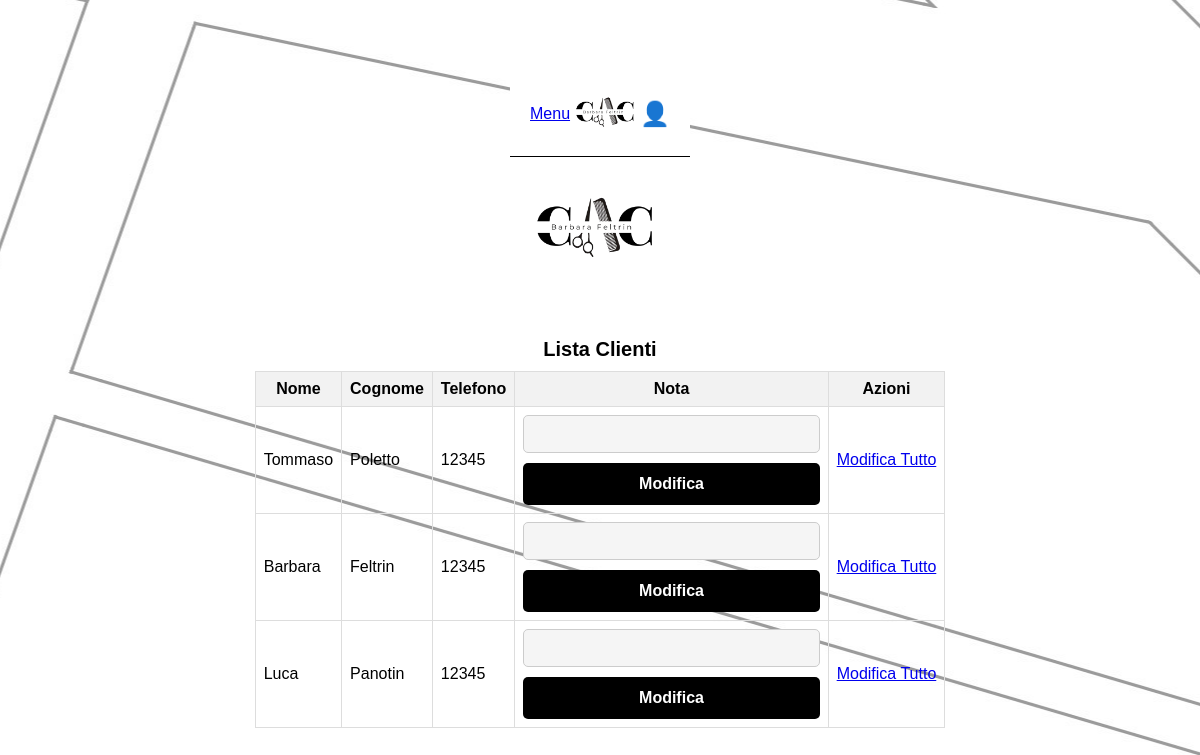
/view-get/lista_clienti.php (signed in), run on an earlier commit of the app's database.
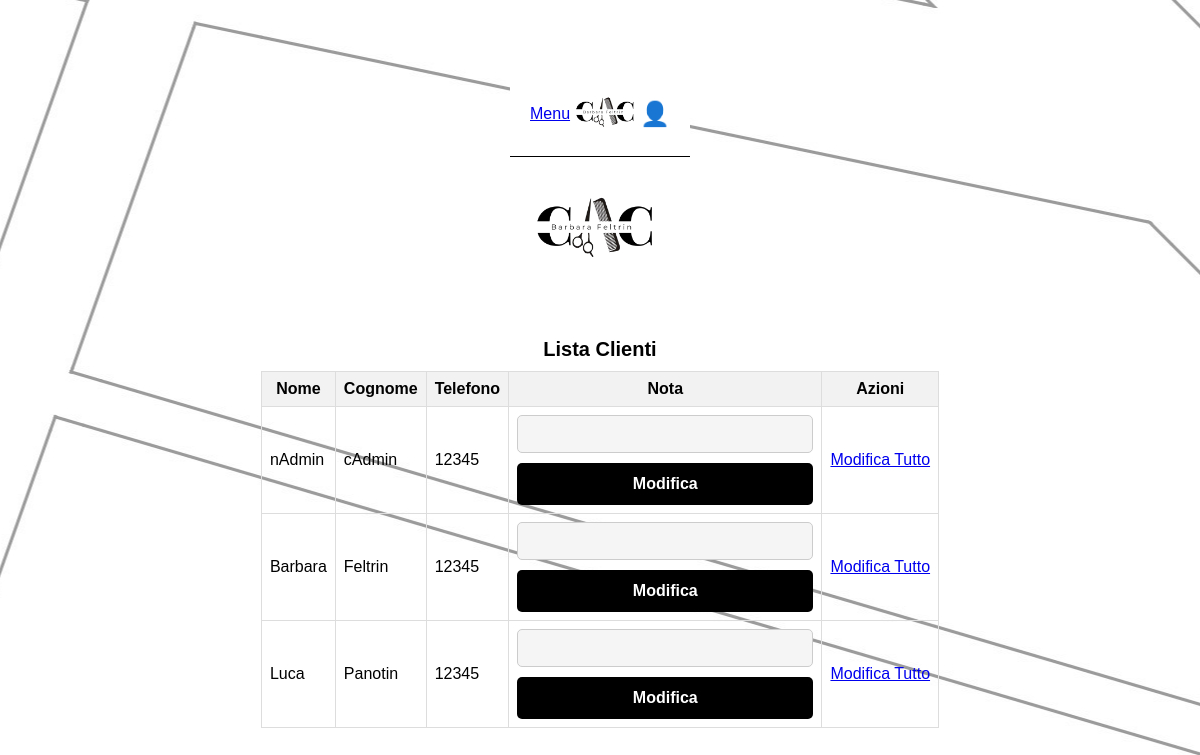
And on a later commit of the database.
### tables this page shows
CREATE TABLE IF NOT EXISTS Customer (

    customer_id INT PRIMARY KEY AUTO_INCREMENT,
    fName VARCHAR(50) NOT NULL,
    lName VARCHAR(50) NOT NULL,
    hair ENUM ('lunghi', 'corti') NOT NULL,
    phoneN VARCHAR(15),
    password VARCHAR(255),
    gender ENUM ('maschio', 'femmina') NOT NULL,
    preference ENUM ('Barbara', 'Giulia','Casuale') DEFAULT 'Casuale',
    email VARCHAR(254),
    wants_notification TINYINT(1) NOT NULL DEFAULT 1,
    user_tipe ENUM ('cliente','amministratore','operatrice') DEFAULT 'cliente', 
    nota TEXT
);

### view-get/lista_clienti.php (the view, shortened to what this page needs)
<?php
require_once __DIR__ . '/../connect.php';
$sql = "SELECT customer_id, fName, lName, phoneN, nota FROM Customer";
$result = $conn->query($sql);
?>
<!DOCTYPE html>
<html lang="it">
<head>
    <link rel="stylesheet" href="../style/style_input.css">
</head>
<?php include '.././view-get/barra.php'; ?>
<body>
    <div class="logo-container">
        <img src="../style/rullino/logo.png" alt="Che Capelli Logo" class="logo">
    </div>
    <div class="content-container">
        <h2>Lista Clienti</h2>
        <table>
            <thead>
                <tr>
                    <th>Nome</th>
                    <th>Cognome</th>
                    <th>Telefono</th>
                    <th>Nota</th>
                    <th>Azioni</th>
                </tr>
            </thead>
            <tbody>
                <?php if ($result->num_rows > 0): ?>
                    <?php while($row = $result->fetch_assoc()): ?>
                        <tr>
                            <td><?php echo htmlspecialchars($row['fName']); ?></td>
                            <td><?php echo htmlspecialchars($row['lName']); ?></td>
                            <td><?php echo htmlspecialchars($row['phoneN']); ?></td>
                            <td>
                                <form action="lista_clienti.php" method="POST">
                                    <input type="text" name="nota" value="<?php echo htmlspecialchars($row['nota'] ?? ''); ?>">
                                    <button type="submit">Modifica</button>
                                </form>
                            </td>
                            <td>
                                <a href="../add-edit/modifica_cliente.php?id=<?php echo $row['customer_id']; ?>">Modifica Tutto</a>
                            </td>
                        </tr>
                    <?php endwhile; ?>
                <?php else: ?>
                    <tr>
                        <td colspan="5">Nessun cliente trovato.</td>
                    </tr>
                <?php endif; ?>
            </tbody>
        </table>
    </div>
</body>
</html>

### view-get/barra.php (shortened to what this page needs)
<link rel="stylesheet" href=".././style/barra_alta.css">
<div class="top-bar">
  <div class="left-section">
  <a href=".././view-get/menu.php">Menu</a>
  </div>
  <div class="center-section">
    <a href=".././view-get/menu.php">
      <img src=".././style/rullino/logo.png" alt="Logo" class="logo" />
    </a>
  </div>
  <div class="right-section">
    <div class="user-menu">
      <span class="user-icon">&#128100;</span>
    </div>
  </div>
</div>

### style/style_input.css (style rules this page uses)
body { font-family: Arial, sans-serif; display: flex; flex-direction: column; justify-content: center; align-items: center; margin: 0; background-image: url('.././style/rullino/vetrina.jpg'); background-size: cover; background-position: center; background-repeat: no-repeat; background-attachment: fixed; width: 100vw; height: 100vh; padding-top: 40px; }
.logo-container { display: block; margin: 0 auto; width: 80%; max-width: 150px; margin-bottom: 20px; }
.logo-container img { width: auto; max-width: 140px; height: auto; justify-content: center; }
h2 { font-size: 20px; font-weight: bold; margin-bottom: 10px; display: flex; justify-content: center; align-items: center; }
input { width: 100%; padding: 10px; margin-bottom: 10px; border: 1px solid #ccc; border-radius: 5px; font-size: 14px; background-color: #f5f5f5; box-sizing: border-box; }
button { width: 100%; padding: 12px; background-color: black; color: white; border: none; border-radius: 5px; cursor: pointer; font-size: 16px; font-weight: bold; }

### style/barra_alta.css (style rules this page uses)
body { display: flex; flex-direction: column; justify-content: center; margin: 0; padding: 0; font-family: Arial, sans-serif; background-color: #fff; background: url('.././style/rullino/vetrina.jpg'); color: #000; background-position: center; }
.top-bar { display: flex; align-items: center; background-color: #fff; border-bottom: 1px solid #000; padding: 5px 20px; }
.left-section { flex: 0 0 auto; }
.center-section { flex: 1 1 auto; text-align: center; }
.right-section { flex: 0 0 auto; }
.menu-icon, .user-icon { font-size: 1.5rem; cursor: pointer; }
.logo { height: 70px; width: auto; cursor: pointer; }
.user-menu { position: relative; display: inline-block; }
.user-icon { font-size: 1.5rem; cursor: pointer; }

### view-get/lista_clienti.php (style rules this page uses)
table { border-collapse: collapse; width: 100%; }
th, td { border: 1px solid #ddd; padding: 8px; }
th { background-color: #f2f2f2; }

What changed in the data, as far as the page shows it:
changed customer: fName "Tommaso" → "nAdmin"; lName "Poletto" → "cAdmin"
